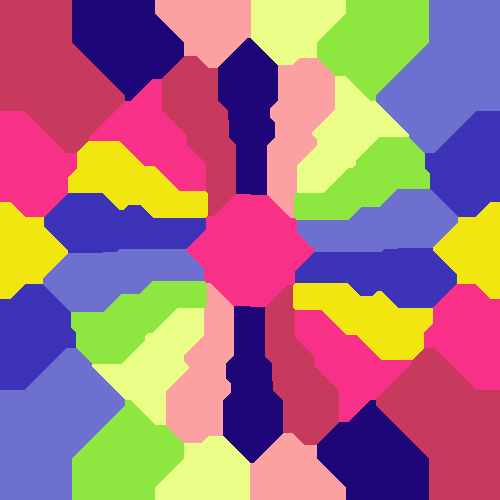
Frame 1 (no input)
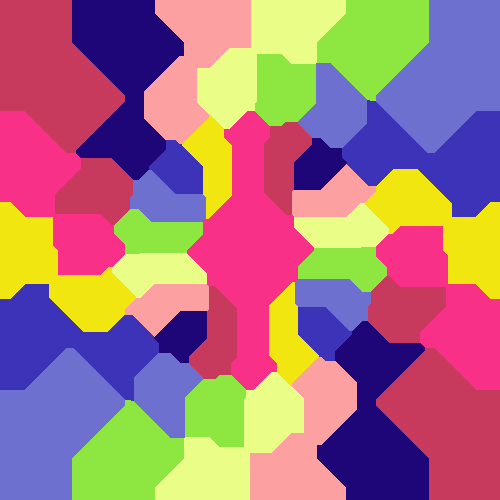
Frame 60 (the mouse pressed at the canvas centre just before this capture)
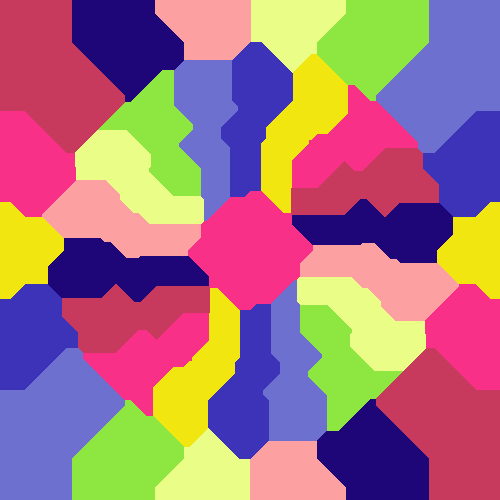
Frame 120 (the mouse held since frame 60 and released just before this capture)

The Processing sketch that drew these frames (run headless with seeded random() and noise(); from frame 60 on, the mouse is pressed at the canvas centre):

// Processing sketch: RotatingVoronoi
// ── RotatingVoronoi.pde
/*

Rotating Voronoi & Manhattan Diagrams
just a very short experiment before lunch

+ weight test [press BACKSPACE to turn it on/off]

@author Vladimir V. KUCHINOV
@email  helloworld@vkuchinov.co.uk

*/

color[] inks = new color[9];

ArrayList<Node> nodes = new ArrayList<Node>();
float rad = 150.0;
float speed = 0.8;

int count = 0;

boolean weightParameter = false;


void setup(){
  
  size(500, 500);
  
  inks[0] = color(0x1E0678);
  inks[1] = color(0xC7395D);
  inks[2] = color(0xF93087);
  inks[3] = color(0xF2E611);
  inks[4] = color(0x3C33B8);
  inks[5] = color(0x6D70CF);
  inks[6] = color(0x8EE740);
  inks[7] = color(0xEAFD87);
  inks[8] = color(0xFDA0A2);

  nodes.add(new Node(width/2, height/2, 0, 2));
  
  for(int n = 0; n < 18; n++){
    float angle = 360.0/18.0*n;
    float x = width/2 + sin(radians(angle + 30)) * rad*1.6;
    float y = width/2 + cos(radians(angle + 30)) * rad*1.6;
    nodes.add(new Node(x, y, angle, count));
    count++;
  }
    
  //nodes with weight value
  for(int n = 0; n < 18; n++){
    float angle = 360.0/18.0*n;
    float x = width/2 + sin(radians(angle)) * rad;
    float y = width/2 + cos(radians(angle)) * rad;
    nodes.add(new Node(x, y, angle, count, random(0.8, 2.5)));
    count++;
  }
  
  println(nodes.size());
  
  for(int n = 0; n < 18; n++){
    float angle = 360.0/18.0*n;
    float x = width/2 + sin(radians(angle)) * rad * 0.75;
    float y = width/2 + cos(radians(angle)) * rad * 0.75;
    nodes.add(new Node(x, y, angle, count));
    count++;
  }
  
  
}

void draw(){
  
  background(0);
  
  stroke(255);
  strokeWeight(2.5);
  
  for(int n = 19; n < nodes.size(); n++){
     if(n < 37)  { nodes.get(n).angle += speed; nodes.get(n).updateXY(1.0); } else {nodes.get(n).angle -= speed * 0.8; nodes.get(n).updateXY(0.75);  }

  }
  

  
  //drawVoronoi();
  drawManhattan();
  
}

void drawVoronoi() {
  
  loadPixels();

  for (int x = 0; x < width; x++){
    for (int y = 0; y < height; y++){
      float minDist = width+height;
      int closest = 0;

      for (int n = 0; n < nodes.size(); n++)
      {
        Node defNode = nodes.get(n);
        
        //Eucledean distance sqrt((x1 - x2)^2 + (y1 - y2)^2)
        float dist = dist(x, y, defNode.x, defNode.y);
        if (dist < minDist)
        {
          closest = n;
          minDist = dist;
        }
      }
      pixels[y * width + x] = (int)nodes.get(closest).itsColor;
    }
  }
  
  updatePixels();
  
}

void drawManhattan() {
  
  loadPixels();

  for (int x = 0; x < width; x++){
    for (int y = 0; y < height; y++){
      float minDist = width + height;
      int closest = 0;

      for (int n = 0; n < nodes.size(); n++)
      {
        Node defNode = nodes.get(n);
        
        //Manhattan distance
        //Math.abs(x1 - x2) + Math.abs(y1 - y2);
        float dist = 0.0;
        
        if(!weightParameter) { dist =  abs(x - defNode.x) + abs(y - defNode.y); } 
        else { dist =  (abs(x - defNode.x) + abs(y - defNode.y)) * defNode.itsWeight; }
        
        if (dist < minDist)
        {
          closest = n;
          minDist = dist;
        }
      }
    pixels[y * width + x] = (int)nodes.get(closest).itsColor;
    }
  }
  updatePixels();

}


class Node{
  
  float x, y;
  float angle;
  color itsColor;
  float itsWeight = 1.0;
 
  Node(float x_, float y_, float a_, int c_){ 
   
    x = x_; y = y_; 
    angle = a_;
    
    itsColor = inks[c_ % 9];
  }
  
  Node(float x_, float y_, float a_, int c_, float weight_){ 
   
    x = x_; y = y_; 
    angle = a_;
    
    itsColor = inks[c_ % 9];
    itsWeight = weight_;
    
  }
  
  void updateXY(float rad_){
    
    x = width/2 + sin(radians(angle)) * rad*rad_;
    y = width/2 + cos(radians(angle)) * rad*rad_;
    
  }
  
}

void keyPressed() {
  
  if (keyCode == BACKSPACE) {

    if(weightParameter) { weightParameter = false; } else { weightParameter = true; }

  }
}
